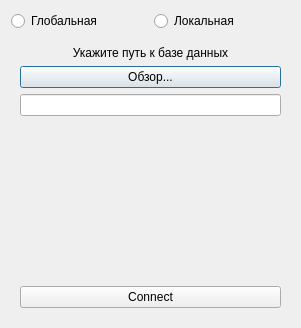
<?xml version="1.0" encoding="UTF-8"?>
<ui version="4.0">
 <class>ConnectionDialog</class>
 <widget class="QDialog" name="ConnectionDialog">
  <property name="geometry">
   <rect>
    <x>0</x>
    <y>0</y>
    <width>301</width>
    <height>320</height>
   </rect>
  </property>
  <property name="windowTitle">
   <string>Dialog</string>
  </property>
  <layout class="QHBoxLayout" name="horizontalLayout">
   <item>
    <layout class="QGridLayout" name="gridLayout">
     <item row="0" column="1">
      <widget class="QRadioButton" name="rb_local">
       <property name="text">
        <string>Локальная</string>
       </property>
      </widget>
     </item>
     <item row="0" column="0">
      <widget class="QRadioButton" name="rb_global">
       <property name="text">
        <string>Глобальная</string>
       </property>
      </widget>
     </item>
     <item row="1" column="0" colspan="2">
      <widget class="QStackedWidget" name="stackedWidget">
       <property name="currentIndex">
        <number>0</number>
       </property>
       <widget class="QWidget" name="page">
        <layout class="QVBoxLayout" name="verticalLayout_4">
         <item>
          <layout class="QVBoxLayout" name="verticalLayout_3">
           <item>
            <widget class="QLabel" name="label">
             <property name="text">
              <string>Укажите путь к базе данных</string>
             </property>
             <property name="alignment">
              <set>Qt::AlignCenter</set>
             </property>
            </widget>
           </item>
           <item>
            <widget class="QPushButton" name="bnt_fileExplorer">
             <property name="text">
              <string>Обзор...</string>
             </property>
            </widget>
           </item>
           <item>
            <widget class="QLineEdit" name="line_path"/>
           </item>
           <item>
            <spacer name="verticalSpacer">
             <property name="orientation">
              <enum>Qt::Vertical</enum>
             </property>
             <property name="sizeHint" stdset="0">
              <size>
               <width>20</width>
               <height>40</height>
              </size>
             </property>
            </spacer>
           </item>
           <item>
            <widget class="QPushButton" name="btn_localConnect">
             <property name="text">
              <string>Connect</string>
             </property>
            </widget>
           </item>
          </layout>
         </item>
        </layout>
       </widget>
       <widget class="QWidget" name="page_2">
        <layout class="QVBoxLayout" name="verticalLayout_2">
         <item>
          <layout class="QVBoxLayout" name="verticalLayout">
           <item>
            <widget class="QLabel" name="lbl_dbName">
             <property name="text">
              <string>Database name</string>
             </property>
             <property name="alignment">
              <set>Qt::AlignCenter</set>
             </property>
            </widget>
           </item>
           <item>
            <widget class="QLineEdit" name="line_dbName">
             <property name="text">
              <string>fn1132_2016</string>
             </property>
            </widget>
           </item>
           <item>
            <widget class="QLabel" name="lbl_userName">
             <property name="text">
              <string>User name</string>
             </property>
            </widget>
           </item>
           <item>
            <widget class="QLineEdit" name="line_userName">
             <property name="text">
              <string>student</string>
             </property>
            </widget>
           </item>
           <item>
            <widget class="QLabel" name="lb_host">
             <property name="text">
              <string>Host</string>
             </property>
             <property name="alignment">
              <set>Qt::AlignCenter</set>
             </property>
            </widget>
           </item>
           <item>
            <widget class="QLineEdit" name="line_host">
             <property name="text">
              <string>195.19.32.74</string>
             </property>
            </widget>
           </item>
           <item>
            <widget class="QLabel" name="lbl_port">
             <property name="text">
              <string>Port</string>
             </property>
             <property name="alignment">
              <set>Qt::AlignCenter</set>
             </property>
            </widget>
           </item>
           <item>
            <widget class="QLineEdit" name="line_port">
             <property name="text">
              <string>5432</string>
             </property>
            </widget>
           </item>
           <item>
            <widget class="QLabel" name="lbl_password">
             <property name="text">
              <string>Password</string>
             </property>
             <property name="alignment">
              <set>Qt::AlignCenter</set>
             </property>
            </widget>
           </item>
           <item>
            <widget class="QLineEdit" name="line_password">
             <property name="text">
              <string>bmstu</string>
             </property>
            </widget>
           </item>
           <item>
            <widget class="QPushButton" name="btn_globalConnect">
             <property name="text">
              <string>Connect</string>
             </property>
            </widget>
           </item>
          </layout>
         </item>
        </layout>
       </widget>
      </widget>
     </item>
    </layout>
   </item>
  </layout>
 </widget>
 <resources/>
 <connections/>
</ui>
